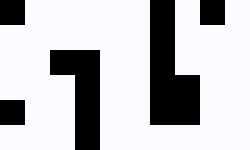
%> input picture assignment2/map.png, 50 x 30 px (shown 5 times larger)
$ octave --eval "question3;"   (GNU Octave 9; MATLAB toolbox functions it lacks are replaced by stand-ins)
%> lines starting %> are read from the running program, lines starting %| are printed output that depends on the picture; in (x1, y1, x2, y2) boxes, pixels count from 0 and x2, y2 are one past the last pixel; in counts of white or black regions, pixels touching at a corner belong together; the program's own positions count from 1
### assignment2/loadMap.m
function [map, res] = loadMap()
  I = imread('map.png');
%> I is the input picture: size 30x50x3 uint8; mean R, G, B 189.8, 187.5, 191.2
  map = im2bw(I, 0.7); % Convert to 0-1 image
%> map: size 30x50 logical; 75% white; 5 black regions, box (x1, y1, x2, y2) and area: (30, 0, 40, 25) 175, (10, 10, 20, 30) 125, (0, 0, 5, 5) 25, (40, 0, 45, 5) 25, (0, 20, 5, 25) 25
  map = 1-flipud(map)'; % Convert to 0 free, 1 occupied and flip.
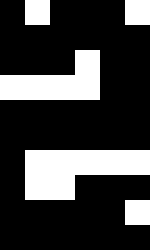
%> map: size 50x30 double (shown 5 times larger); values 0 (black) and 1 (white), 25% white; 5 white regions, box (x1, y1, x2, y2) and area: (5, 30, 30, 40) 175, (0, 10, 20, 20) 125, (5, 0, 10, 5) 25, (25, 0, 30, 5) 25, (25, 40, 30, 45) 25
  res = 0.1;
end

### assignment2/driveToPoint.m
function [x y heading atPoint] = driveToPoint(prevX, prevY, prevHeading, destX, destY, deltaTime)
  headingToPoint = atan2(destY-prevY, destX-prevX);
  headingError = headingToPoint - prevHeading;
  % normalize heading error
  headingError = mod(headingError, 2*pi);
  if headingError > pi
     headingError = headingError - 2*pi;
  end

  SPEED = 0.1;
  TURN_RATE = 0.2;

  distError = hypot(destX - prevX, destY - prevY);
  atPoint = false;

  if distError < SPEED * deltaTime
     x = destX;
     y = destY;
     heading = prevHeading;
     atPoint = true;
  elseif abs(headingError) < 0.01
    heading = prevHeading;
    x = prevX + SPEED * cos(heading) * deltaTime;
    y = prevY + SPEED * sin(heading) * deltaTime;
  else
    x = prevX;
    y = prevY;
    if abs(headingError) < (TURN_RATE * deltaTime)
      heading = headingToPoint;
    else
      heading = prevHeading + sign(headingError) * TURN_RATE * deltaTime;
    end
  end
end

### assignment2/simulateScans.m
function [clearRays, contactRays] = simulateScans(x, y, heading, groundMap, res)
  % offset of rangers from current position
  % specified clockwise from leftmost sensor
  sensorOffsets = [0.1, 0.15, pi/2;
                   0.2, 0.15, pi/4;
                   0.2, 0.05, 0;
                   0.2, -0.05, 0;
                   0.2, -0.15, -pi/4;
                   0.1, -0.15, -pi/2];
  % rays which found no contacts
  clearRays = [];
  % rays which terminate with a contect
  contactRays = [];

  % find all the rays in this scan
  for i = [1:length(sensorOffsets)]
    % build a ray to trace
    xOffset = sensorOffsets(i, 1);
    yOffset = sensorOffsets(i, 2);
    rotOffset = sensorOffsets(i, 3);
    raySource = [(x + xOffset * cos(heading) - yOffset * sin(heading)), (y + xOffset * sin(heading) + yOffset * cos(heading))];
    rayAngle = heading + rotOffset;
    rayEnd = raySource + [(1.5*cos(rayAngle)), (1.5*sin(rayAngle))];
    %try tracing it
    newPoint = traceRay(raySource, rayEnd, groundMap, res);
    if length(newPoint) == 0
       clearRays = cat(1, clearRays, [raySource rayEnd]);
    else
      % Empty up to new point, which is occupied
      contactRays = cat(1, contactRays, [raySource newPoint]);
    end
  end
end

### assignment2/question3.m
function [] = question3()
  x = 1.0;
  y = 0.25;
  heading = -pi;

  points = [1.0, 1.0;
            0.5, 1.75;
            1.0, 2.5;
            2.5, 2.5;
            2.5, 0.25;
            4.75, 0.25;
            4.75, 2.75;
            4.75, 2.0;
            3.75, 2.0;
            3.75, 2.75];
  curPoint = 1;

  [groundMap, res] = loadMap();
%> res = 0.1
  [M, N] = size(groundMap);
%> M = 50; N = 30
  probMap = zeros(M, N);
  positions = [];
  for i = [1:200]
    [x y heading atPoint] = driveToPoint(x, y, heading, points(curPoint, 1), points(curPoint, 2), 1.0);
    if atPoint
      curPoint = curPoint + 1;
    end
    % [clearRays, contactRays] = simulateScans(positions(i, 1), positions(i, 2), positions(i, 3), groundMap, res);
    [clearRays, contactRays] = simulateScans(x, y, heading, groundMap, res);
    probMap = probMap + inverseScanner(M, N, clearRays, contactRays, res);
    positions = cat(1, positions, [x y]);
    [i x y heading]
  end
%> this loop made 1 pass
%> contactRays on pass 1: [0.834 0.437 0.471 0.984; 0.932 0.417 1.17 1.59]
  clf;
  hold 'on';
  plotLogitMap(probMap, res);
  scatter(positions(:,1), positions(:,2));
end
%> (the run ends here)

$ run again, with assignment2/50_dt_scan.png copied over assignment2/map.png
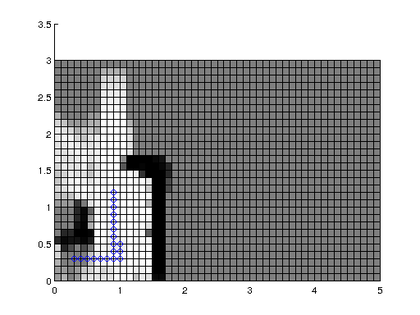
%> input picture assignment2/50_dt_scan.png, 420 x 315 px, shrunk from 512 x 384 before the run
%> in loadMap, I is the input picture: size 315x420x3 uint8; mean R, G, B 174.1, 174.1, 174.5
%> in loadMap, `map = im2bw(I, 0.7);`:
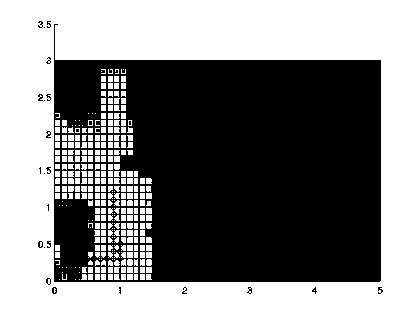
%> map: size 315x420 logical; 50.8% white; 26 black regions (20 under 20 px), largest, box (x1, y1, x2, y2) and area: (54, 24, 381, 282) 64742, (52, 287, 57, 294) 24, (38, 94, 43, 101) 23, (38, 241, 43, 248) 22, (46, 131, 51, 138) 21, (378, 287, 383, 294) 20
%> in loadMap, `map = 1-flipud(map)';`:
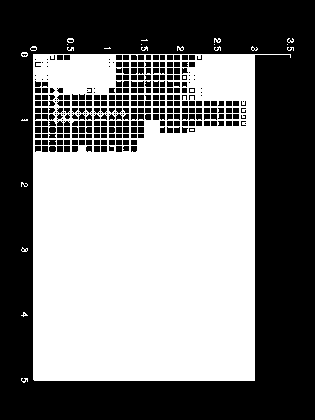
%> map: size 420x315 double; values 0 (black) and 1 (white), 49.2% white; 26 white regions (20 under 20 px), largest, box (x1, y1, x2, y2) and area: (33, 54, 291, 381) 64742, (21, 52, 28, 57) 24, (214, 38, 221, 43) 23, (67, 38, 74, 43) 22, (177, 46, 184, 51) 21, (21, 378, 28, 383) 20
%> res = 0.1

$ run again, with assignment2/50_dt_wave.png copied over assignment2/map.png
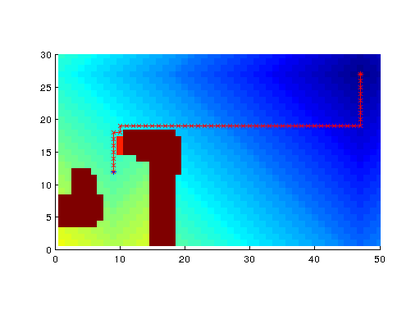
%> input picture assignment2/50_dt_wave.png, 420 x 315 px, shrunk from 512 x 384 before the run
%> in loadMap, I is the input picture: size 315x420x3 uint8; mean R, G, B 150, 192.5, 228.7
%> in loadMap, `map = im2bw(I, 0.7);`:
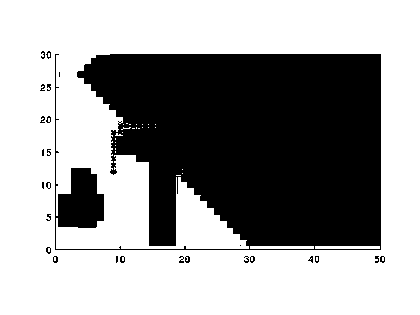
%> map: size 315x420 logical; 62.3% white; 26 black regions (15 under 20 px), largest, box (x1, y1, x2, y2) and area: (55, 54, 381, 250) 49458, (185, 256, 190, 263) 25, (53, 256, 58, 263) 23
%> in loadMap, `map = 1-flipud(map)';`:
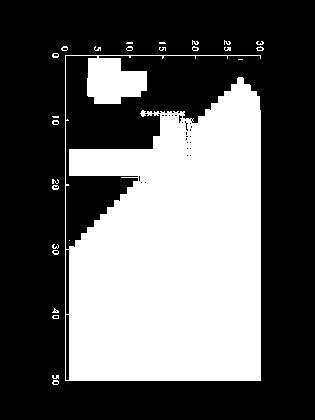
%> map: size 420x315 double; values 0 (black) and 1 (white), 37.7% white; 26 white regions (15 under 20 px), largest, box (x1, y1, x2, y2) and area: (65, 55, 261, 381) 49458, (52, 185, 59, 190) 25, (52, 53, 59, 58) 23
%> res = 0.1
